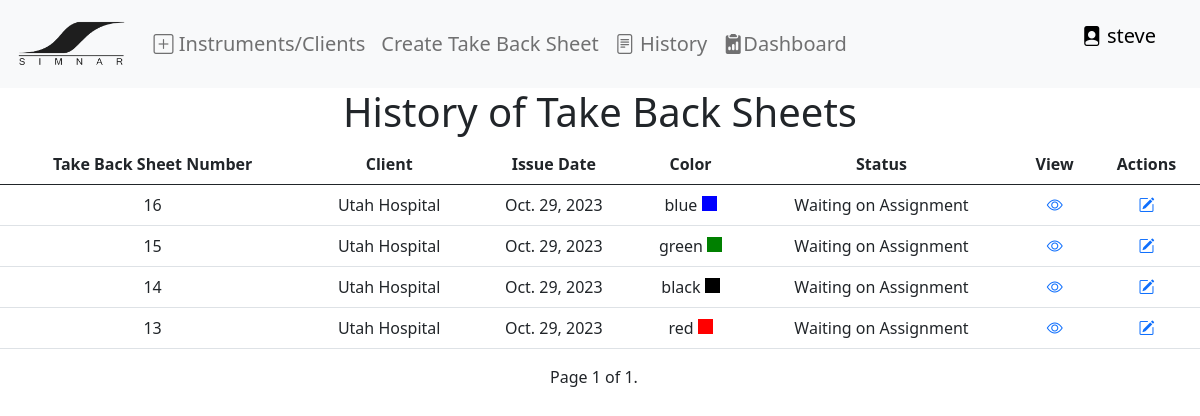
The app's page /workOrderHistory/ (signed in), older data.
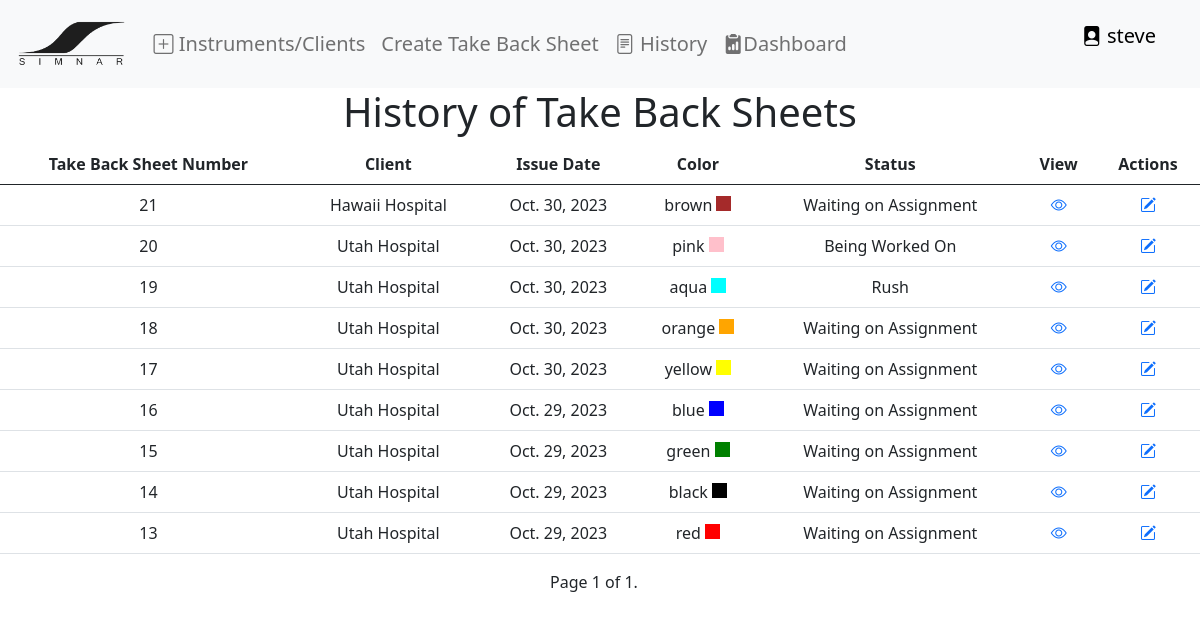
The same page, newer data.
### invoice/models.py (models this page shows)
class WorkOrders(models.Model):
    STATUS_CHOICES = [
        ('Waiting_on_Assignment', 'Waiting on Assignment'),
        ('Being_Worked_On', 'Being Worked On'),
        ('Ready', 'Ready'),
        ('Delivered', 'Delivered'),
        ('Rush', 'Rush'),
    ]
    workOrder_num = models.AutoField(primary_key=True)
    client = models.ForeignKey(Client, on_delete=models.CASCADE)
    workOrder_date = models.DateField()
    items = models.ManyToManyField(Product, through='WorkorderItem', blank=True)
    status = models.CharField(max_length=25, choices=STATUS_CHOICES, default="Waiting_on_Assignment")
    created_at = models.DateTimeField(auto_now_add=True)
    is_rush = models.BooleanField(default=False)
    return_by = models.DateField(null=True, default=None)
    quote_required = models.BooleanField(default=False)
    specialInstructions = models.CharField(max_length=250, default="", null=True, blank=True)
    created_by = models.CharField(max_length=100, blank=True, null=True)
    color = models.CharField(max_length=100, blank=True, null=True)
    account_contact = models.ForeignKey(ClientContact, on_delete=models.CASCADE, null=True, blank=True)
    def __str__(self):
        return str(self.workOrder_num)

class Client(models.Model):
    name = models.CharField(max_length=100)
    email = models.EmailField()
    phone = models.CharField(max_length=20)
    address = models.TextField()
    tax = models.FloatField(max_length=10, default= 0.0)
    created_by = models.CharField(max_length=100, blank=True, null=True)
    tax = models.FloatField(default=0.0)
    def __str__(self):
        return self.name

### trackingCard/views.py (the view)
# urls.py: path("workOrderHistory/", trackingCardViews.workOrderHistory, name="workOrderHistory"),
@login_required(login_url='invoice:loginPage')
def workOrderHistory(request):
    all_workOrders = WorkOrders.objects.order_by('-created_at')  # Ordering by created_at in descending order
    paginator = Paginator(all_workOrders, 10)  # Display 10 invoices per page (you can adjust the number)
    page = request.GET.get('page')
    workOrders = paginator.get_page(page)
    context = {'workOrders': workOrders}
    return render(request, 'tracking/workOrderHistory.html', context)

### trackingCard/templates/tracking/workOrderHistory.html (shortened to what this page needs)
{% extends "base/base.html" %}
{% block content %}
<div class="row">
    <h1 style="text-align: center;">History of Take Back Sheets</h1>
</div>
<div class="row" style="text-align: center;">
    <table class="table">
        <thead>
          <tr>
            <th>Take Back Sheet Number</th>
            <th>Client</th>
            <th>Issue Date</th>
            <th>Color</th>
            <th>Status</th>
            <th>View</th>
            <th>Actions</th>
          </tr>
        </thead>
        <tbody>
          {% for workOrder in workOrders %}
            <tr>
              <td>{{ workOrder.workOrder_num }}</td>
              <td>{{ workOrder.client }}</td>
              <td>{{ workOrder.workOrder_date }}</td>
              <td>
                {{ workOrder.color }}
                <div style="width: 15px; height: 15px; display: inline-block; background-color: {{ workOrder.color }};"></div>
              </td>
              <td>{{ workOrder.get_status_display }}</td>
              <td>
                <a href="{% url 'invoice:workOrderView' workOrder %}"><i class="bi bi-eye"></i></a>
              </td>
              <td>
                <a href="{% url 'invoice:addItemsWorkOrder' workOrder.workOrder_num %}" ><i class="bi bi-pencil-square"></i></a>
              </td>
            </tr>
          {% empty %}
            <tr>
              <td colspan="4">No Take Back Sheets available.</td>
            </tr>
          {% endfor %}
        </tbody>
      </table>
      <div class="pagination d-flex justify-content-center align-items-center center-content">
        <span class="step-links">
          <span class="current-page">
            Page {{ workOrders.number }} of {{ workOrders.paginator.num_pages }}.
          </span>
        </span>
      </div>
</div>
{% endblock %}

Row changes from the older to the newer data that the page shows:
added WorkOrders: workOrder_num "21", client "Hawaii Hospital", workOrder_date "Oct. 30, 2023", color "brown", status "Waiting on Assignment"
added WorkOrders: workOrder_num "20", client "Utah Hospital", workOrder_date "Oct. 30, 2023", color "pink", status "Being Worked On"
added WorkOrders: workOrder_num "19", client "Utah Hospital", workOrder_date "Oct. 30, 2023", color "aqua", status "Rush"
added WorkOrders: workOrder_num "18", client "Utah Hospital", workOrder_date "Oct. 30, 2023", color "orange", status "Waiting on Assignment"
added WorkOrders: workOrder_num "17", client "Utah Hospital", workOrder_date "Oct. 30, 2023", color "yellow", status "Waiting on Assignment"
